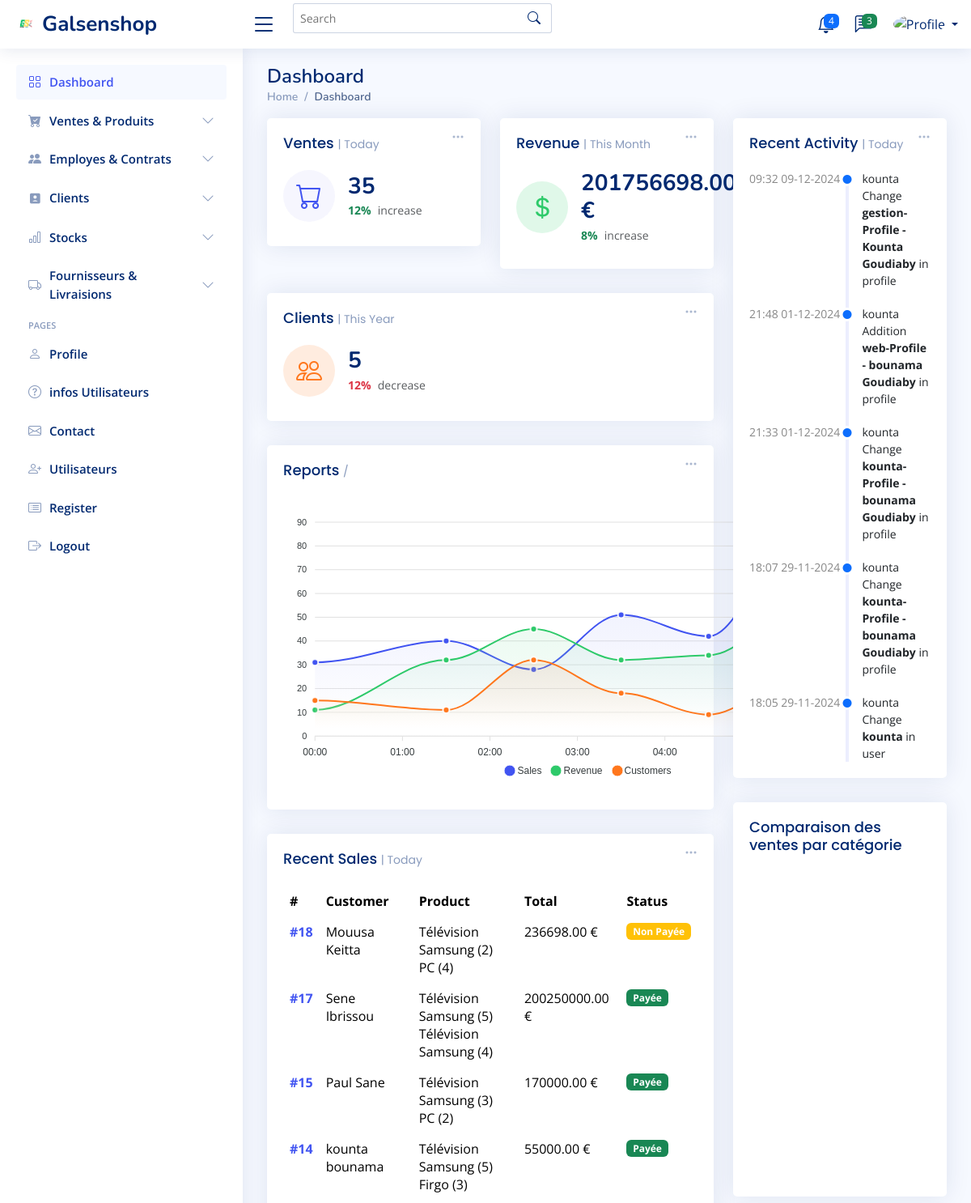
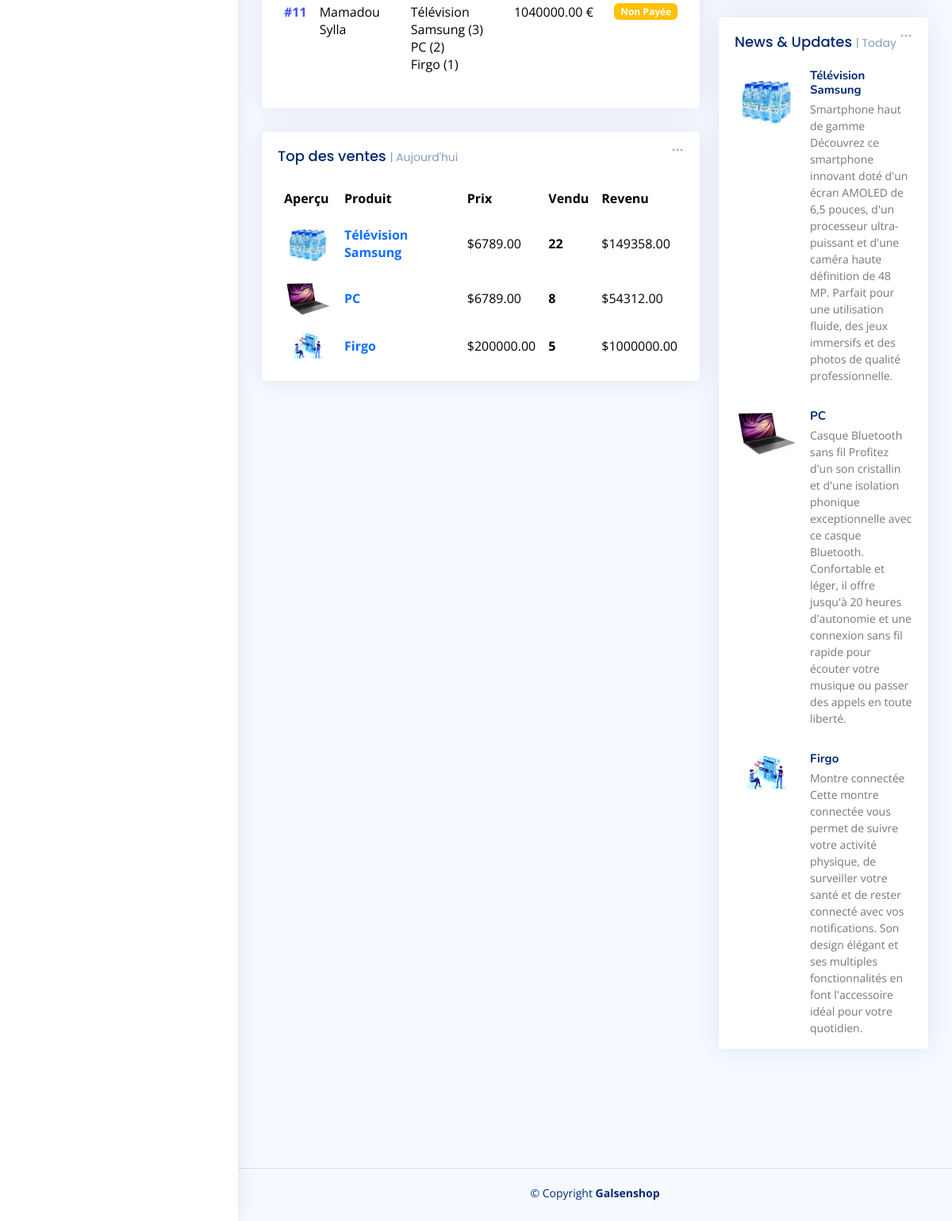
The page /home on the database its author committed (2 pictures, top to bottom).
### application/models.py (models this page shows, shortened)
class Vente(models.Model):
    STATUT_PAIEMENT_CHOICES = [
        ('payee', 'Payée'),
        ('non_payee', 'Non Payée'),
    ]
    client = models.ForeignKey(Client, on_delete=models.CASCADE, related_name='ventes')
    date = models.DateTimeField(auto_now_add=True)
    statut_paiement = models.CharField(
        max_length=10,
        choices=STATUT_PAIEMENT_CHOICES,
        default='non_payee',
        verbose_name=_("Statut Paiement")
    )
    def total(self):
        return sum([vp.quantite * vp.prix_unitaire for vp in self.ventes_produits.all()])

class Client(models.Model):
    nom = models.CharField(max_length=100, verbose_name="Nom")
    prenom = models.CharField(max_length=100, verbose_name="Prénom")
    email = models.EmailField(unique=True, verbose_name="Email")
    telephone = models.CharField(max_length=15, verbose_name="Téléphone")
    adresse = models.TextField(verbose_name="Adresse", blank=True, null=True)
    ville = models.CharField(
        max_length=50, verbose_name="Ville", blank=True, null=True)
    pays = models.CharField(
        max_length=50, verbose_name="Pays", blank=True, null=True)
    code_postal = models.CharField(
        max_length=10, verbose_name="Code Postal", blank=True, null=True)
    date_creation = models.DateTimeField(
        auto_now_add=True, verbose_name="Date de Création")
    class Meta:
        verbose_name = "Client"
        verbose_name_plural = "Clients"
        ordering = ['nom']

class VenteProduit(models.Model):
    vente = models.ForeignKey(Vente, on_delete=models.CASCADE, related_name="ventes_produits")
    produit = models.ForeignKey(Produit, on_delete=models.CASCADE)
    quantite = models.PositiveIntegerField()
    prix_unitaire = models.DecimalField(max_digits=10, decimal_places=2)

class Produit(models.Model):
    nom = models.CharField(max_length=100)
    description = models.TextField(blank=True, null=True)
    prix = models.DecimalField(max_digits=10, decimal_places=2)
    categorie = models.ForeignKey('Categorie', on_delete=models.CASCADE, related_name='produits')
    actif = models.BooleanField(choices=[(True, 'Disponible'), (False, 'Indisponible')], default=False)
    image = models.ImageField(upload_to='produits/', blank=True, null=True)

### application/views.py (the view)
# urls.py: path("home", views.home, name='home'),
def home(request):
    period = request.GET.get('period', 'day')
    if period == 'day':
        categories = ["2018-09-19T00:00:00.000Z", "2018-09-19T01:30:00.000Z", "2018-09-19T02:30:00.000Z"]
        sales = [31, 40, 28]
        revenue = [11, 32, 45]
        customers = [15, 11, 32]
    elif period == 'month':
        categories = ["2018-09-01T00:00:00.000Z", "2018-09-02T00:00:00.000Z", "2018-09-03T00:00:00.000Z"]
        sales = [51, 42, 82]
        revenue = [34, 52, 41]
        customers = [18, 9, 24]
    else:
        categories = ["2018-01-01T00:00:00.000Z", "2018-02-01T00:00:00.000Z", "2018-03-01T00:00:00.000Z"]
        sales = [11, 32, 45]
        revenue = [11, 32, 45]
        customers = [15, 11, 32]
    data_graph = {
        "categories": categories,
        "sales": sales,
        "revenue": revenue,
        "customers": customers,
    }
    total_ventes = Vente.objects.aggregate(
        total=Sum(F('ventes_produits__quantite') * F('ventes_produits__prix_unitaire'))
    )['total'] or 0  # Retourne 0 si la somme est None
    total_clients = Client.objects.count()
    total_produits_vendus = VenteProduit.objects.aggregate(
        total=Sum('quantite')
    )['total'] or 0
    categories = Categorie.objects.annotate(
        total_vendus=Sum('produits__venteproduit__quantite')
    ).order_by('-total_vendus')
    data_categories = [
        {
            "name": cat.nom,
            "value": cat.total_vendus if cat.total_vendus else 0
        }
        for cat in categories
    ]
    top_products = Produit.objects.annotate(total_sold=Sum('venteproduit__quantite')) \
        .order_by('-total_sold')[:5]
    for product in top_products:
        total_sold = product.total_sold or 0
        product.total_revenue = total_sold * product.prix
    recent_sales = Vente.objects.order_by('-date')[:5]
    recent_actions = LogEntry.objects.select_related('user', 'content_type') \
        .order_by('-action_time')[:5]
    context = {
        'data_graph': data_graph,
        'data_categories': data_categories,
        'total_produits_vendus': total_produits_vendus,
        'total_clients': total_clients,
        'top_products': top_products,  # Les 5 derniers produits
        'recent_actions': recent_actions,
        'recent_sales': recent_sales,
        'total_ventes': total_ventes,  # ✅ Total des ventes
    }
    return render(request, 'index.html', context)

### templates/index.html (shortened to what this page needs)
{% extends "base.html" %} {% load static %} {% block content %}
<main id="main" class="main">
  <div class="pagetitle">
    <h1>Dashboard</h1>
    <nav>
      <ol class="breadcrumb">
        <li class="breadcrumb-item"><a href="index.html">Home</a></li>
        <li class="breadcrumb-item active">Dashboard</li>
      </ol>
    </nav>
  </div>
  <section class="section dashboard">
    <div class="row">
      <div class="col-lg-8">
        <div class="row">
          <div class="col-xxl-4 col-md-6">
            <div class="card info-card sales-card">
              <div class="filter">
                <a class="icon" href="#" data-bs-toggle="dropdown"
                  ><i class="bi bi-three-dots"></i
                ></a>
              </div>
              <div class="card-body">
                <h5 class="card-title">Ventes <span>| Today</span></h5>
                <div class="d-flex align-items-center">
                  <div
                    class="card-icon rounded-circle d-flex align-items-center justify-content-center"
                  >
                    <i class="bi bi-cart"></i>
                  </div>
                  <div class="ps-3">
                    <h6>{{ total_produits_vendus }}</h6>
                    <span class="text-success small pt-1 fw-bold">12%</span>
                    <span class="text-muted small pt-2 ps-1">increase</span>
                  </div>
                </div>
              </div>
            </div>
          </div>
<div class="col-xxl-4 col-md-6">
  <div class="card info-card revenue-card">
    <div class="filter">
      <a class="icon" href="#" data-bs-toggle="dropdown">
        <i class="bi bi-three-dots"></i>
      </a>
    </div>
    <div class="card-body">
      <h5 class="card-title">Revenue <span>| This Month</span></h5>
      <div class="d-flex align-items-center">
        <div class="card-icon rounded-circle d-flex align-items-center justify-content-center">
          <i class="bi bi-currency-dollar"></i>
        </div>
        <div class="ps-3">
          <h6>{{ total_ventes|floatformat:2 }} €</h6>
          <span class="text-success small pt-1 fw-bold">8%</span>
          <span class="text-muted small pt-2 ps-1">increase</span>
        </div>
      </div>
    </div>
  </div>
</div>
          <div class="col-xxl-4 col-xl-12">
            <div class="card info-card customers-card">
              <div class="filter">
                <a class="icon" href="#" data-bs-toggle="dropdown"
                  ><i class="bi bi-three-dots"></i
                ></a>
              </div>
              <div class="card-body">
                <h5 class="card-title">Clients <span>| This Year</span></h5>
                <div class="d-flex align-items-center">
                  <div
                    class="card-icon rounded-circle d-flex align-items-center justify-content-center"
                  >
                    <i class="bi bi-people"></i>
                  </div>
                  <div class="ps-3">
                    <h6>{{total_clients}}</h6>
                    <span class="text-danger small pt-1 fw-bold">12%</span>
                    <span class="text-muted small pt-2 ps-1">decrease</span>
                  </div>
                </div>
              </div>
            </div>
          </div>
          <div class="col-12">
            <div class="card">
              <div class="filter">
                <a class="icon" href="#" data-bs-toggle="dropdown">
                  <i class="bi bi-three-dots"></i>
                </a>
              </div>
              <div class="card-body">
                <h5 class="card-title">
                  Reports <span>/{{ filter_type|capfirst }}</span>
                </h5>
                <div id="reportsChart"></div>
              </div>
            </div>
          </div>
          <div class="col-12">
            <div class="card recent-sales overflow-auto">
              <div class="filter">
                <a class="icon" href="#" data-bs-toggle="dropdown">
                  <i class="bi bi-three-dots"></i>
                </a>
              </div>
              <div class="card-body">
                <h5 class="card-title">Recent Sales <span>| Today</span></h5>
                <table class="table table-borderless datatable">
                  <thead>
                    <tr>
                      <th scope="col">#</th>
                      <th scope="col">Customer</th>
                      <th scope="col">Product</th>
                      <th scope="col">Total</th>
                      <th scope="col">Status</th>
                    </tr>
                  </thead>
                  <tbody>
                    {% if recent_sales %} {% for sale in recent_sales %}
                    <tr>
                      <th scope="row"><a href="#">#{{ sale.id }}</a></th>
                      <td>{{ sale.client.nom }} {{ sale.client.prenom }}</td>
                      <td>
                        {% for product in sale.ventes_produits.all %}
                        {{product.produit.nom }} ({{ product.quantite }})
                        <br />
                        {% endfor %}
                      </td>
                      <td>{{ sale.total }} €</td>
                      <td>
                        <span
                          class="badge {% if sale.statut_paiement == 'payee' %}bg-success{% elif sale.statut_paiement == 'non_payee' %}bg-warning{% endif %}"
                        >
                          {% if sale.statut_paiement == 'payee' %} Payée {% elif sale.statut_paiement == 'non_payee' %} Non Payée {% endif %}
                        </span>
                      </td>
                    </tr>
                    {% endfor %}
                     {% else %}
                    <tr>
                      <td colspan="5" class="text-center">No recent sales</td>
                    </tr>
                    {% endif %}
                  </tbody>
                </table>
              </div>
            </div>
          </div>
          <div class="col-12">
            <div class="card top-selling overflow-auto">
              <div class="filter">
                <a class="icon" href="#" data-bs-toggle="dropdown">
                  <i class="bi bi-three-dots"></i>
                </a>
              </div>
              <div class="card-body pb-0">
                <h5 class="card-title">
                  Top des ventes <span>| Aujourd'hui</span>
                </h5>
                <table class="table table-borderless">
                  <thead>
                    <tr>
                      <th scope="col">Aperçu</th>
                      <th scope="col">Produit</th>
                      <th scope="col">Prix</th>
                      <th scope="col">Vendu</th>
                      <th scope="col">Revenu</th>
                    </tr>
                  </thead>
                  <tbody>
                    {% for product in top_products %}
                    <tr>
                      <th scope="row">
                        <a href="#">
                          {% if product.image %}
                          <img
                            src="{{ product.image.url }}"
                            alt="{{ product.nom }}"
                          />
                          {% else %}
                          <img
                            src="path/to/default/image.jpg"
                            alt="Default Image"
                          />
                          {% endif %}
                        </a>
                      </th>
                      <td>
                        <a href="#" class="text-primary fw-bold"
                          >{{ product.nom }}</a
                        >
                      </td>
                      <td>${{ product.prix }}</td>
                      <td class="fw-bold">
                        {{ product.total_sold|default:0 }}
                      </td>
                      <td>${{ product.total_revenue|default:0 }}</td>
                    </tr>
                    {% endfor %}
                  </tbody>
                </table>
              </div>
            </div>
          </div>
        </div>
      </div>
      <div class="col-lg-4">
        <div class="card">
          <div class="filter">
            <a class="icon" href="#" data-bs-toggle="dropdown"
              ><i class="bi bi-three-dots"></i
            ></a>
          </div>
          <div class="card-body">
            <h5 class="card-title">Recent Activity <span>| Today</span></h5>
            <div class="activity">
              {% for action in recent_actions %}
              <div class="activity-item d-flex">
                <div class="activite-label">
                  {{ action.action_time|date:"H:i d-m-Y" }}
                </div>
                <i
                  class="bi bi-circle-fill activity-badge text-primary align-self-start"
                ></i>
                <div class="activity-content">
                  {{ action.user }} {{ action.get_action_flag_display }}
                  <strong>{{ action.object_repr }}</strong>
                  in {{ action.content_type.name }}
                </div>
              </div>
              {% endfor %}
            </div>
          </div>
        </div>
        <div class="card">
          <div class="card-body pb-0">
            <h5 class="card-title">Comparaison des ventes par catégorie</h5>
            <div
              id="trafficChart"
              style="min-height: 400px"
              class="echart"
            ></div>
          </div>
        </div>
<div class="card">
  <div class="filter">
    <a class="icon" href="#" data-bs-toggle="dropdown">
      <i class="bi bi-three-dots"></i>
    </a>
  </div>
  <div class="card-body pb-0">
    <h5 class="card-title">News &amp; Updates <span>| Today</span></h5>
    <div class="news">
      {% for product in top_products %}
        <div class="post-item clearfix">
          {% if product.image %}
            <img src="{{ product.image.url }}" alt="{{ product.nom }}" />
          {% else %}
            <img src="assets/img/default-product.jpg" alt="{{ product.nom }}" />
          {% endif %}
          <h4><a href="#">{{ product.nom }}</a></h4>
          <p>{{ product.description }}</p>
        </div>
      {% endfor %}
    </div>
  </div>
</div>
      </div>
    </div>
  </section>
</main>
{% endblock content %}

### rows shown on the page
Vente: id "18", client.nom "Mouusa", client.prenom "Keitta", total "236698.00", statut_paiement "Non Payée"
VenteProduit: produit.nom "Télévision Samsung", quantite "2"
VenteProduit: produit.nom "PC", quantite "4"
Vente: id "17", client.nom "Sene", client.prenom "Ibrissou", total "200250000.00", statut_paiement "Payée"
VenteProduit: produit.nom "Télévision Samsung", quantite "5"
VenteProduit: produit.nom "Télévision Samsung", quantite "4"
Vente: id "15", client.nom "Paul", client.prenom "Sane", total "170000.00", statut_paiement "Payée"
VenteProduit: produit.nom "Télévision Samsung", quantite "3"
VenteProduit: produit.nom "PC", quantite "2"
Vente: id "14", client.nom "kounta", client.prenom "bounama", total "55000.00", statut_paiement "Payée"
VenteProduit: produit.nom "Télévision Samsung", quantite "5"
VenteProduit: produit.nom "Firgo", quantite "3"
Vente: id "11", client.nom "Mamadou", client.prenom "Sylla", total "1040000.00", statut_paiement "Non Payée"
VenteProduit: produit.nom "Télévision Samsung", quantite "3"
VenteProduit: produit.nom "PC", quantite "2"
VenteProduit: produit.nom "Firgo", quantite "1"
Produit: image (picture), nom "Télévision Samsung", prix "6789.00", total_sold "22", total_revenue "149358.00", description "Smartphone haut de gamme Découvrez ce smartphone innovant doté d'un écran AMOLED de 6,5 pouces, d'un processeur ultra-puissant et d'une caméra haute définition de 48 MP. Parfait pour une utilisation fluide, des jeux immersifs et des photos de qualité professionnelle."
Produit: image (picture), nom "PC", prix "6789.00", total_sold "8", total_revenue "54312.00", description "Casque Bluetooth sans fil Profitez d'un son cristallin et d'une isolation phonique exceptionnelle avec ce casque Bluetooth. Confortable et léger, il offre jusqu'à 20 heures d'autonomie et une connexion sans fil rapide pour écouter votre musique ou passer des appels en toute liberté."
Produit: image (picture), nom "Firgo", prix "200000.00", total_sold "5", total_revenue "1000000.00", description "Montre connectée Cette montre connectée vous permet de suivre votre activité physique, de surveiller votre santé et de rester connecté avec vos notifications. Son design élégant et ses multiples fonctionnalités en font l'accessoire idéal pour votre quotidien."

### other values the page prints
{{ total_produits_vendus }} "35"
{{ total_ventes|floatformat:2 }} "201756698.00"
{{ total_clients }} "5"
{{ action.action_time|date:"H:i d-m-Y" }} "09:32 09-12-2024"
{{ action.user }} "kounta"
{{ action.get_action_flag_display }} "Change"
{{ action.object_repr }} "gestion-Profile - Kounta Goudiaby"
{{ action.content_type.name }} "profile"
{{ action.action_time|date:"H:i d-m-Y" }} "21:48 01-12-2024"
{{ action.get_action_flag_display }} "Addition"
{{ action.object_repr }} "web-Profile - bounama Goudiaby"
{{ action.action_time|date:"H:i d-m-Y" }} "21:33 01-12-2024"
{{ action.object_repr }} "kounta-Profile - bounama Goudiaby"
{{ action.action_time|date:"H:i d-m-Y" }} "18:07 29-11-2024"
{{ action.action_time|date:"H:i d-m-Y" }} "18:05 29-11-2024"
